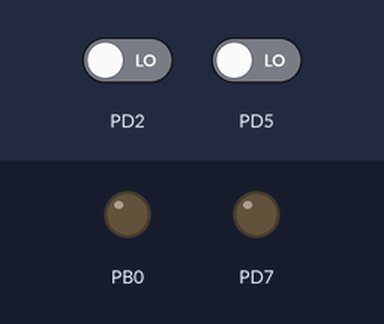
This program was run on a simulated ATmega328P, built with avr-gcc and emulated at 16 MHz. Parts: output pins drawn as LEDs (lit = HIGH). The inputs (shaded band) are chosen by the test bench; at power-on: PD2 LOW, PD5 LOW.

Above: at 1.2 s.
1.3 s: PD2 driven HIGH
At 2.7 s:
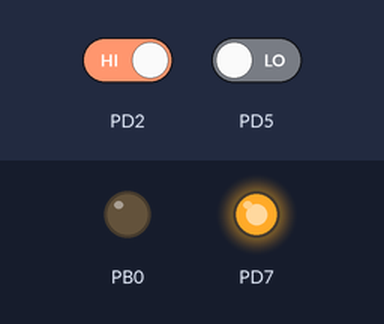
Timing chart, 0 to 4.3 s (numbered marks = the images above; inputs shaded):
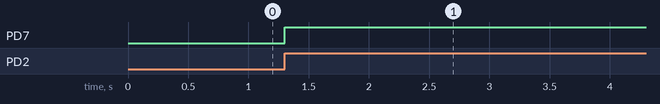

The program:

main.c
```c
/* Der ATmega328P läuft mit einer Frequenz von 16 MHz */
#define F_CPU 16000000L

/* Einbinden der benötigten Bibliotheken */
#include <avr/io.h>
#include <util/delay.h>
#include <avr/interrupt.h>

// Interrupt Counter
volatile uint32_t iCounter = 0;

// Inkremente Counter
volatile uint32_t nInkremente = 0;

/*
Statuswort, gibt an in welchem Zustand sich die Anlage befindet
0 = Initial, kein Werkstück eingelegt, Band steht still.
1 = Werkstück am Bandanfang erkannt und exakt positioniert.
2 = Band dreht vorwärts, bis Position erkannt ist
3 = Band verweilt 5 Sekunden
4 = Bis Bandende fahren und anschließend 2 Sekunden warten
5 = Rückwärtsfahrt bis zum Bandanfang
...
*/
volatile uint8_t status = 0;

// Flag, ob der Lichtsensor ein schwarzes Inkrement erkennt.
volatile uint8_t sensorSchwarz = 0;

// Flag, ob gerade ein WS sich im Sensorbereich am Bandanfang befindet
volatile uint8_t anfangBelegt = 0;

// Flag, ob gerade ein WS sich im Sensorbereich am Bandende befindet
volatile uint8_t endeBelegt = 0;

void configureIO() {
	/*
	Alle Bits des DataDirectionRegister von Port B
	(DDRB) werden auf LOW gesetzt, sind somit als
	Eingang konfiguriert.
	In Binärschreibweise ist DDRB jetzt: 00000000
	*/
	DDRB = 0x00;

	/*
	Das Bit an 1. Stelle (B0) wird auf Eins
	gesetzt -> Ausgang
	In Binärschreibweise ist DDRB jetzt: 00000001
	*/
	DDRB |= (1 << DDB0);

	/*
	Alle Bits des DataDirectionRegister von Port D
	(DDRD) werden auf LOW gesetzt, sind somit als
	Eingang konfiguriert.
	In Binärschreibweise ist DDRD jetzt: 00000000
	*/
	DDRD = 0x00;

	/*
	Das Bit an 8. Stelle (D7) wird auf Eins
	gesetzt -> Ausgang
	In Binärschreibweise ist DDRD jetzt: 10000000
	*/
	DDRD |= (1 << DDD7);

	/*
	Das Bit an 8. Stelle (D7) von PortD wird jetzt
	auf HIGH gesetzt. Die anderen Bits von Port D
	bleiben unverändert.
	In Binärschreibweise ist PortD jetzt: 1xxxxxxx
	*/
	PORTD &= ~(1 << PORTD7);

	/*
	Das Bit an der 3. Stelle von Port D (DDD2) wird
	auf LOW gesetzt. Wenn diese Bit als Eingang definiert
	ist, wird dadurch der Pull-Up Widerstand deaktiviert.
	In Binärschreibweise ist PortD jetzt: xxxxx0xx
	*/
	PORTD &= ~(1 << DDD2);

	/*
	Das Bit an der 4. Stelle von Port D (DDD3) wird
	auf LOW gesetzt. Wenn diese Bit als Eingang definiert
	ist, wird dadurch der Pull-Up Widerstand deaktiviert.
	In Binärschreibweise ist PortD jetzt: xxxx0xxx
	*/
	PORTD &= ~(1 << DDD3);

	/*
	Das Bit an der 6. Stelle von Port D (DDD5) wird
	auf LOW gesetzt. Wenn diese Bit als Eingang definiert
	ist, wird dadurch der Pull-Up Widerstand deaktiviert.
	In Binärschreibweise ist PortD jetzt: xx0xxxxx
	*/
	PORTD &= ~(1 << DDD5);
}

void configureTimer() {
	/*
	Timer Counter Control Register 0 A (TCCR0A)
	Register auf 0 setzen (default)
	Weiter Informationen siehe ATmega328P Handbuch
	*/
	TCCR0A = 0x00;
	/*
	Timer Counter Control Register 0 B (TCCR0B)
	Register auf 0 setzen (default)
	Die drei Bits CS00, CS01 und CS02 konfigurieren den Prescaler
	*/
	TCCR0B = 0x00;
	TCCR0B &= ~(1 << CS02);
	TCCR0B &= ~(1 << CS01);
	TCCR0B |= (1 << CS00);

	/*
	TC0 Interrupt Mask Register (TIMSK0)
	Das Bit TOIE aktiviert den Overflow Interrupt
	*/
	TIMSK0 = 0x00;
	TIMSK0 |= (1 << TOIE0);
}

ISR(TIMER0_OVF_vect) {

}

void runInkrementSensorCheck() {
	if( PIND & (1 << 5) ) {
		if(sensorSchwarz == 0) {
			// Flanke erkannt
			if(PORTD & (1 << PORTD7)) {
				// Bei Vorwärtsfahrt hochzählen
				nInkremente++;
			}
			if(PORTB & (1 << PORTB0)) {
				// Bei Rückwärtsfahrt runterzählen
				nInkremente--;												// ++?
			}
		}
		sensorSchwarz = 1;
	}else {
		if(sensorSchwarz == 1) {
			// Flanke erkannt
			if(PORTD & (1 << PORTD7)) {
				// Bei Vorwärtsfahrt hochzählen
				nInkremente++;
			}
			if(PORTB & (1 << PORTB0)) {
				// Bei Rückwärtsfahrt runterzählen
				nInkremente--;												// ++?
			}
		}
		sensorSchwarz = 0;
	}
}


int main() {

	configureIO();
	configureTimer();

	// Setze die Intterupt Register Bits
	sei();

	while(1) {
		// Prüfen, ob Positionssensor inkrementiert wird
		runInkrementSensorCheck();

		// Prüfen, ob der Endlagensensor am Bandanfang aktiv ist
		if(status == 0) {
			// Werkstück am Bandanfang eingelegt
			if( (PIND & (1 << PIND2)) ) {
				// Fahre 2 Sekunden vorwärts
				PORTD |= (1 << PORTD7);
				_delay_ms(1000);											// 500
				PORTD &= ~(1 << PORTD7);

				// Fahre Rückwärts bis zum Sensor
				PORTD &= ~(1 << PORTD7);
				PORTB |= (1 << PORTB0);

				while( !(PIND & (1 << PIND2)) ) {
					// Warten bis PIND2 auf HIGH geht
				}

				// Anhalten
				PORTD &= ~(1 << PORTD7);
				PORTB &= ~(1 << PORTB0);

				// Status auf 1 wechseln
				status = 1;
			}
		}
		if(status == 1) {
			// Inkremente Counter auf 0 setzen
			nInkremente = 0;

			// Vorwärtsdrehen
			PORTD |= (1 << PORTD7);

			// Status auf 2 setzen
			status = 2;
		}
		if(status == 2) {

			int mittelposition = 39;

			if(nInkremente >= mittelposition) {
				// Förderband anhalten
				PORTD &= ~(1 << PORTD7);
				status = 3;
			}
		}
		if(status == 3) {
			// 5 Sekunden warten
			_delay_ms(5000);
			// Vorwärtsdrehen
			PORTD |= (1 << PORTD7);

			status = 4;
		}
		if(status == 4) {
			while(!(PIND & (1 << 3))) {
				// Warten bis Bandende erreicht ist
			}
			PORTD &= ~(1 << PORTD7);
			// 2 Sekunden warten
			_delay_ms(2000);

			status = 5;
		}
		if(status == 5) {
			// Fahre Rückwärts bis zum Sensor
			PORTD &= ~(1 << PORTD7);
			PORTB |= (1 << PORTB0);

			while( !(PIND & (1 << PIND2)) ) {
				// Warten bis PIND2 auf HIGH geht
			}

			// Anhalten
			PORTD &= ~(1 << PORTD7);
			PORTB &= ~(1 << PORTB0);

			// 2 Sekunden warten
			_delay_ms(2000);

			status = 0;
		}
	}
}
```

Measured:
- after the input at 1.3 s, PD7: LOW → HIGH at once
